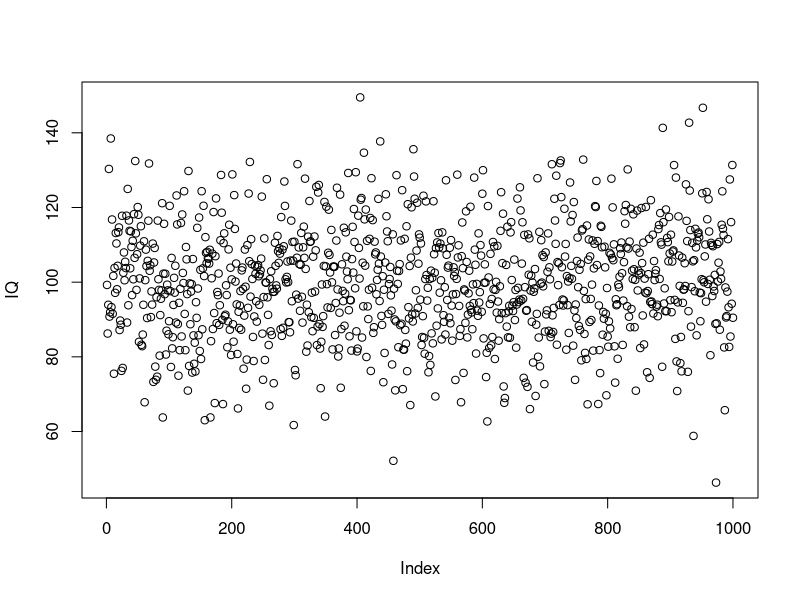
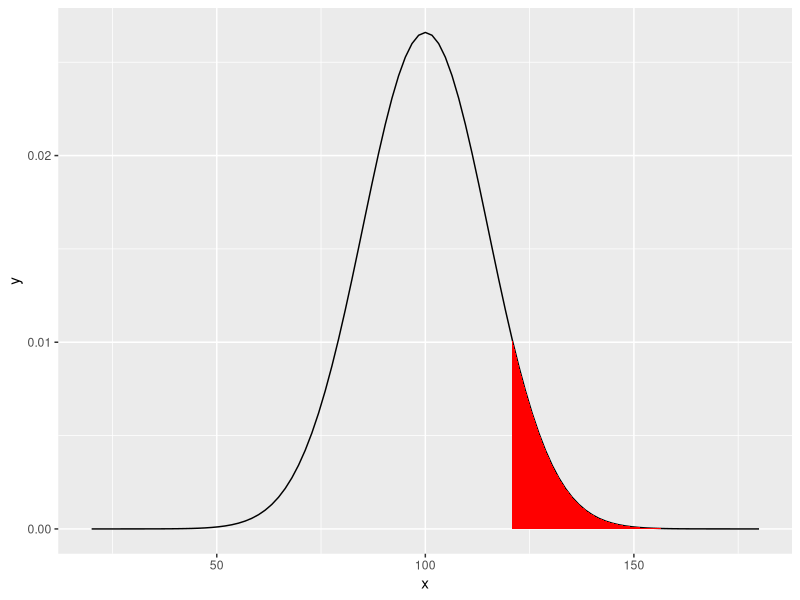
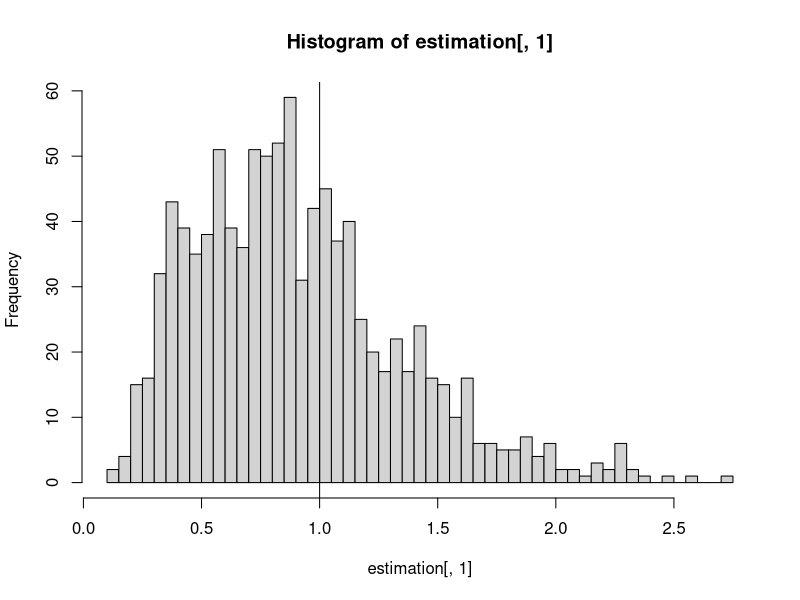
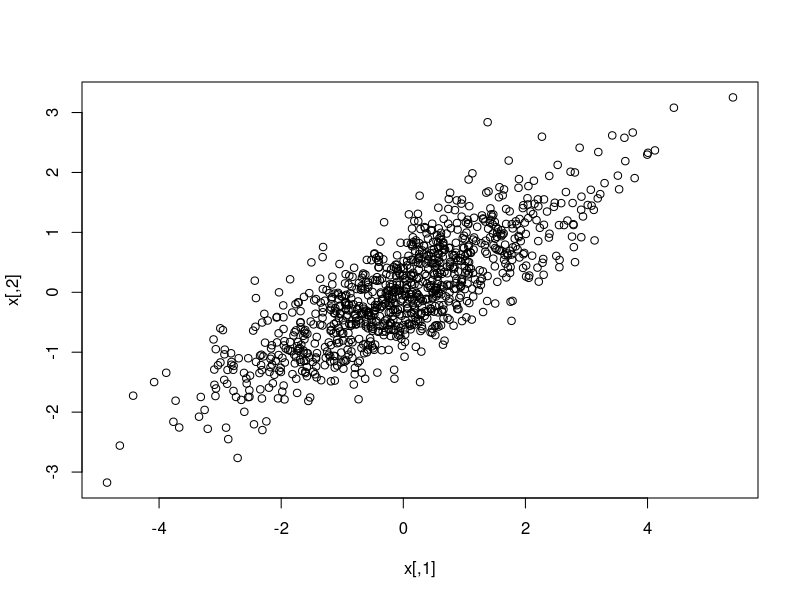
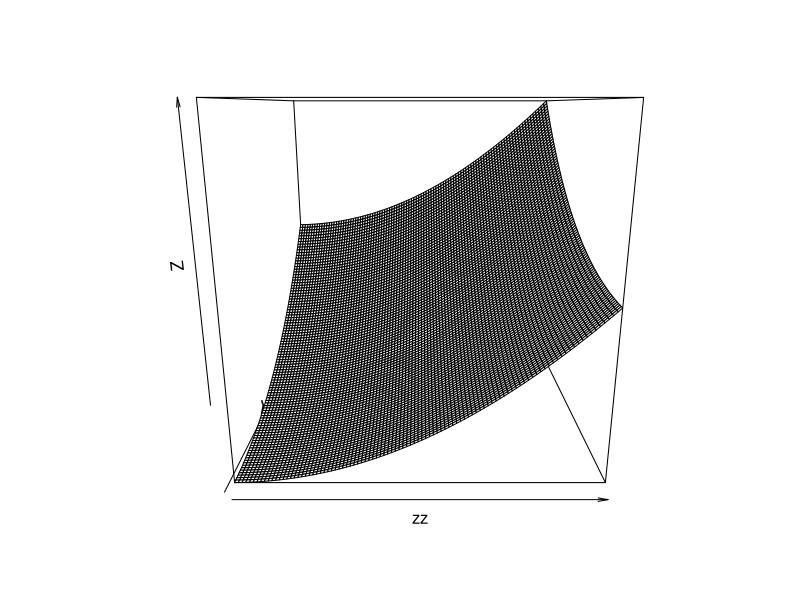

Write the R code that produced these figures, in order. (Note: this script raises an error after producing the figures.)
## ---- chunk 1
knitr::opts_chunk$set(echo = TRUE)
## ---- chunk 2
IQ = rnorm(1000, mean = 100, sd = 15)
plot(IQ)
x = 0
y = 0
for(i in 1:1000) {
  if(IQ[i] >= 120){
    x = x+1
  }
  if(IQ[i] <= 100){
    y = y+1
  }
}
print("大于120概率")
x/1000
pnorm(120,100,15, lower.tail = FALSE) #大于120概率 lower.tail: P(X<=x) ou P(X>x)

print("小于100概率")
y/1000
pnorm(100,100,15)#小于100概率

#相当于标准化后的
1 - pnorm(4/3)
## ---- chunk 3
require("ggplot2")
IQ.sup120 <- function(x) {
  ifelse(x>120, dnorm(x, mean = 100, sd = 15), NA)
}
IQ.sup120(130)
ggplot(data.frame(x = c(20, 180)), aes(x))+
        stat_function(fun = dnorm, args = list(mean = 100, sd = 15))+
         stat_function(fun = IQ.sup120, geom = "area", fill = "red")
#mapping methode:对x做后面的操作
## ---- chunk 4
sigma = 10
n = 10
ns = 1000
estimation = matrix(0, ns, 2) #一千个0分两列

#估计mu和lambda
for(i in 1:ns) {
  x = rnorm(10)
  estimation[i, 1] = mean((x-mean(x))**2)
  estimation[i,1]*n/(n-1) -> estimation[i,2]
}
hist(estimation[,1], breaks = 50)
abline(v = 1)
colMeans(estimation) #列平均
## ---- chunk 5
require("MASS")
mu = vector(length = 2)
mu[1] = 0
mu[2] = 0
sigma = matrix(0, 2, 2)
sigma[1,1] = 2
sigma[1,2] = 1
sigma[2,1] = 1
sigma[2,2] = 0.75
#mvrnorm(n = 1000, mu, Sigma = sigma)

#mvrnorm multi norm distribution：faut vectoriser
#corrige:
x = mvrnorm(1000, mu = as.vector(c(0,0)),Sigma = matrix(c(2,1,1,0.75),2,2))
plot(x)

## ---- chunk 6
mu = as.vector(c(0,0))  
Sigma = matrix(c(2,1,1,0.75),2,2)
zz = outer(X = 1:100, Y = 1:100, function(x,y){x^2 + y^2})
persp(zz)
## ---- chunk 7
mv2Ddensity <- function(x, y){
  mu <- as.vector(c(0,0))
  Sigma<-matrix(c(2,1,1,0.75),2,2)

  (2 + pi)**(-1)*det(sigma)**(-1/2)*exp(-1/2*(c(x,y)-mu)%*%solve(Sigma)%*%cbind(c(x,y)-mu))
}
mv2Ddensity <- function(x, y, mu = as.vector(c(0,0)),Sigma = matrix(c(2,1,1,0.75),2,2)){
  (2 + pi)**(-1)*det(sigma)**(-1/2)*exp(-1/2*(c(x,y)-mu)%*%solve(Sigma)%*%cbing(c(x,y)-mu))
}

z = outer(X = 1:100, Y = 1:100, mv2Ddensity(x, y))
persp(z)


